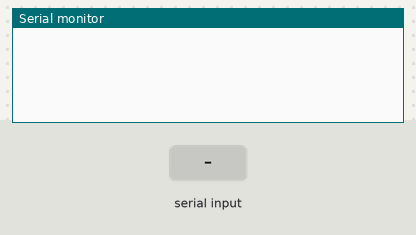
This sketch was run on a simulated Arduino Uno, built with avr-gcc and run on an emulated ATmega328P. On the bench: the last lines printed to the serial monitor. The inputs (shaded band) are chosen by the test bench.

Above: at 1.2 s.
1.3 s: "a\n" received over Serial
At 2.4 s:
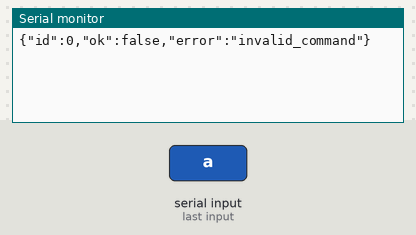
2.8 s: "90,45\n" received over Serial
At 3.6 s:
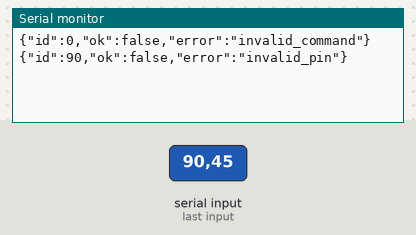

Measured:
- after the input at 1.3 s, the serial monitor: prints a new line at once (image 1)
- after the input at 2.8 s, the serial monitor: prints a new line at once (image 2)

The sketch:

arto.ino
```cpp
// Arto line protocol v1. Host metadata stays off the 2 KB Uno SRAM.
#include <Arduino.h>
#include <stdio.h>

char buffer[64];
uint8_t used = 0;
bool overflowed = false;
bool outputs[20] = {false};
unsigned long lastContact = 0;
bool tripped = false;
struct Interlock { uint8_t input; uint8_t output; uint8_t blocked; };
Interlock interlocks[8];
uint8_t interlockCount = 0;

bool blocked(uint8_t output) {
  for (uint8_t i = 0; i < interlockCount; i++) {
    if (interlocks[i].output == output && digitalRead(interlocks[i].input) == interlocks[i].blocked) return true;
  }
  return false;
}

void stopOutputs() {
  for (uint8_t pin = 2; pin < 20; pin++) {
    if (outputs[pin]) digitalWrite(pin, LOW);
  }
}

void reply(unsigned long id, bool ok, int value, const char *error = "invalid_command") {
  Serial.print(F("{\"id\":")); Serial.print(id);
  if (ok) {
    Serial.print(F(",\"ok\":true,\"value\":")); Serial.print(value);
    Serial.println(F(",\"protocol\":1}"));
  } else {
    Serial.print(F(",\"ok\":false,\"error\":\"")); Serial.print(error); Serial.println(F("\"}"));
  }
}

void execute() {
  unsigned long id = 0;
  char op = 0, extra = 0;
  int pin = -1, value = -1;
  int level = -1;
  if (sscanf(buffer, "%lu %c %d %d %d %c", &id, &op, &pin, &value, &level, &extra) == 5 && op == 'i') {
    if (pin < 2 || pin > 19 || value < 2 || value > 19 || level < 0 || level > 1 || interlockCount >= 8 || !outputs[value] || outputs[pin]) { reply(id, false, 0, "invalid_interlock"); return; }
    interlocks[interlockCount++] = { (uint8_t)pin, (uint8_t)value, (uint8_t)level };
    lastContact = millis(); reply(id, true, interlockCount); return;
  }
  int count = sscanf(buffer, "%lu %c %d %d %c", &id, &op, &pin, &value, &extra);
  if (count < 2 || count == 5) { reply(id, false, 0); return; }
  lastContact = millis(); tripped = false;
  if (op == 'h' && count == 2) { reply(id, true, 1); return; }
  if (op == 's' && count == 2) { stopOutputs(); reply(id, true, 0); return; }
  if (pin < 2 || pin > 19) { reply(id, false, 0, "invalid_pin"); return; }
  if (op == 'm' && count == 4 && value >= 0 && value <= 2) {
    pinMode(pin, value == 1 ? OUTPUT : value == 2 ? INPUT_PULLUP : INPUT);
    outputs[pin] = value == 1;
    if (outputs[pin]) digitalWrite(pin, LOW);
    reply(id, true, value); return;
  }
  if (op == 'r' && count == 3) { reply(id, true, digitalRead(pin)); return; }
  if (op == 'a' && count == 3 && pin >= 14) { reply(id, true, analogRead(pin)); return; }
  if (!outputs[pin]) { reply(id, false, 0, "pin_not_output"); return; }
  if ((op == 'w' || op == 'p') && value > 0 && blocked(pin)) { reply(id, false, 0, "interlock_active"); return; }
  if (op == 'w' && count == 4 && (value == 0 || value == 1)) {
    digitalWrite(pin, value); reply(id, true, digitalRead(pin)); return;
  }
  if (op == 'p' && count == 4 && value >= 0 && value <= 255 &&
      (pin == 3 || pin == 5 || pin == 6 || pin == 9 || pin == 10 || pin == 11)) {
    analogWrite(pin, value); reply(id, true, value); return;
  }
  reply(id, false, 0);
}

void setup() { Serial.begin(115200); lastContact = millis(); }
void loop() {
  for (uint8_t i = 0; i < interlockCount; i++) {
    uint8_t pin = interlocks[i].output;
    if (blocked(pin) && digitalRead(pin) == HIGH) {
      digitalWrite(pin, LOW);
      Serial.print(F("{\"event\":\"interlock\",\"pin\":")); Serial.print(pin); Serial.println(F(",\"value\":0}"));
    }
  }
  while (Serial.available()) {
    char c = Serial.read();
    if (c == '\n') {
      buffer[used] = 0;
      if (!overflowed) execute();
      else reply(0, false, 0, "line_too_long");
      used = 0; overflowed = false;
    } else if (c != '\r') {
      if (used < sizeof(buffer) - 1) buffer[used++] = c;
      else overflowed = true;
    }
  }
  if (!tripped && millis() - lastContact > 5000) {
    stopOutputs(); tripped = true;
    Serial.println(F("{\"event\":\"watchdog\"}"));
  }
}
```
